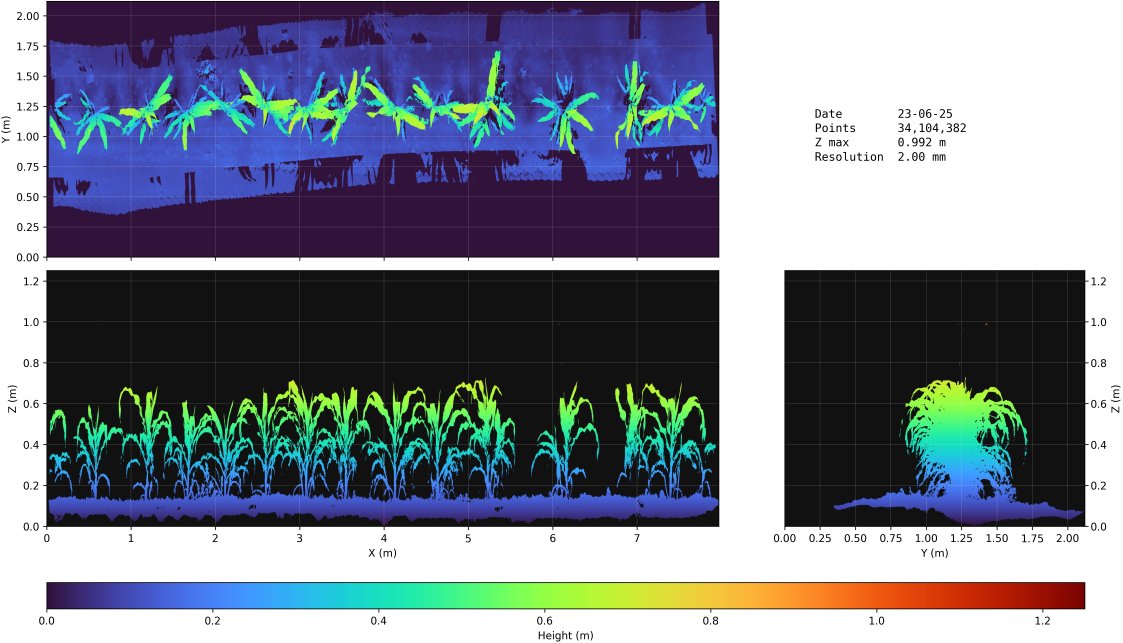
#> input picture data/FieldPheno4D/P147/dem/png/combined/230625_combined.png, 4492 x 2571 px (shown at 1/4 size); its folder holds 4 pictures in this run
$ python make_gif.py
#> lines starting #> are read from the running program, lines starting #| are printed output that depends on the picture
import glob
from PIL import Image
import os

img_dir = 'data/FieldPheno4D/P147/dem/png/combined/'
images = []
if os.path.exists(img_dir):
    files = sorted(glob.glob(os.path.join(img_dir, '*.png')))
    for f in files:
        img = Image.open(f)
#> img is the input picture: PIL image 4492x2571 RGBA; mean R, G, B, A 123.5, 129.6, 142.4, 255
        # resize for reasonable GIF size
        img.thumbnail((800, 800), Image.Resampling.LANCZOS)
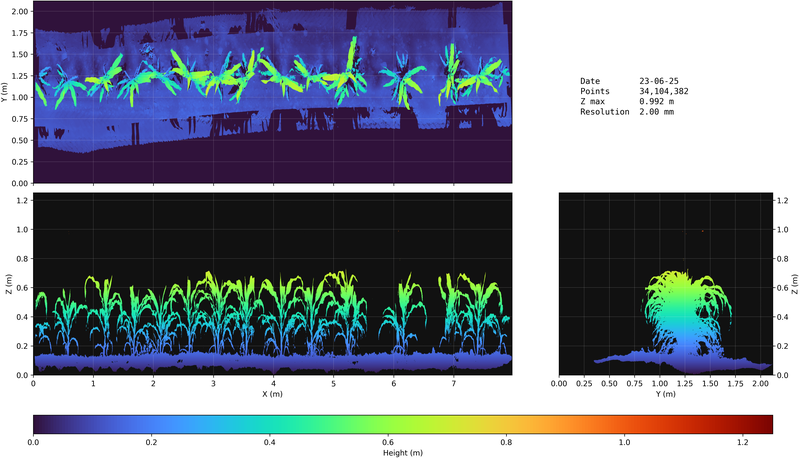
#> img: PIL image 800x458 RGBA; mean R, G, B, A 123.2, 129.3, 142.1, 255
        images.append(img)
#> pass 2 of the loop `for f in files:`:
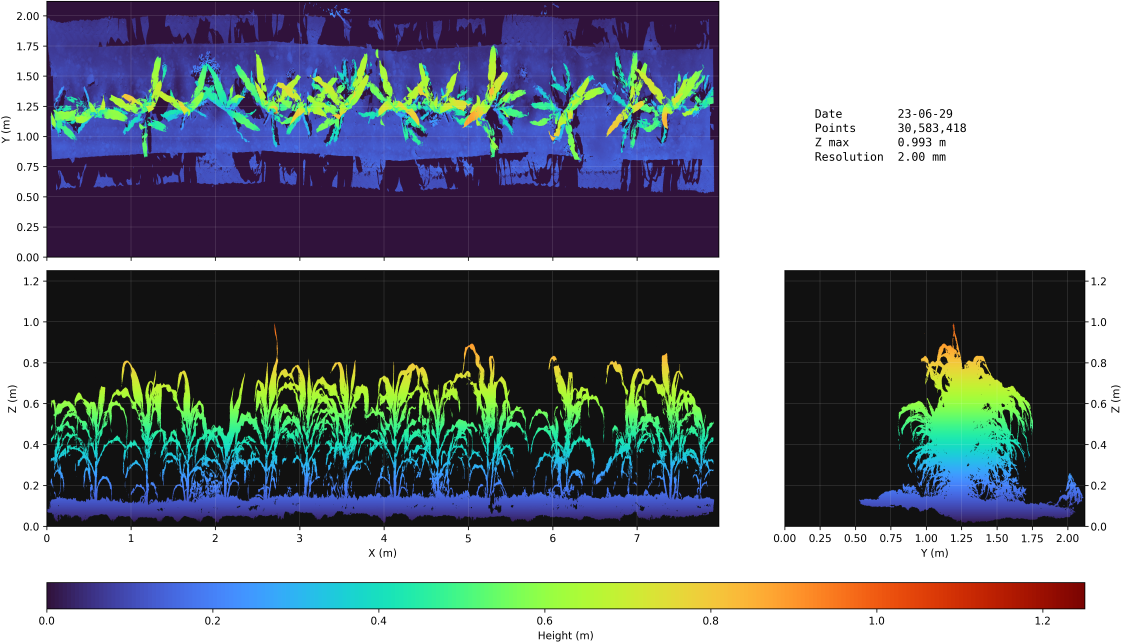
#> input picture data/FieldPheno4D/P147/dem/png/combined/230629_combined.png, 4492 x 2571 px (shown at 1/4 size)
#> img is the input picture: PIL image 4492x2571 RGBA; mean R, G, B, A 126, 132.4, 140.6, 255
#> `img.thumbnail((800, 800), Image.Resampling.LANCZOS)`:
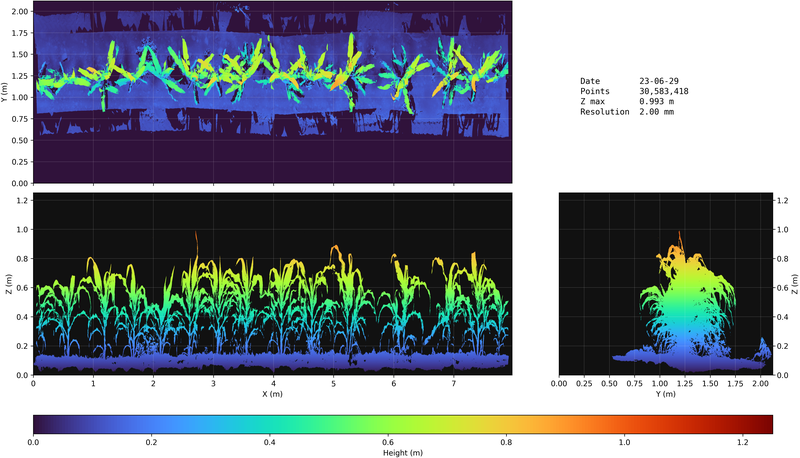
#> img: PIL image 800x458 RGBA; mean R, G, B, A 125.7, 132.1, 140.3, 255
#> pass 3 of the loop `for f in files:`:
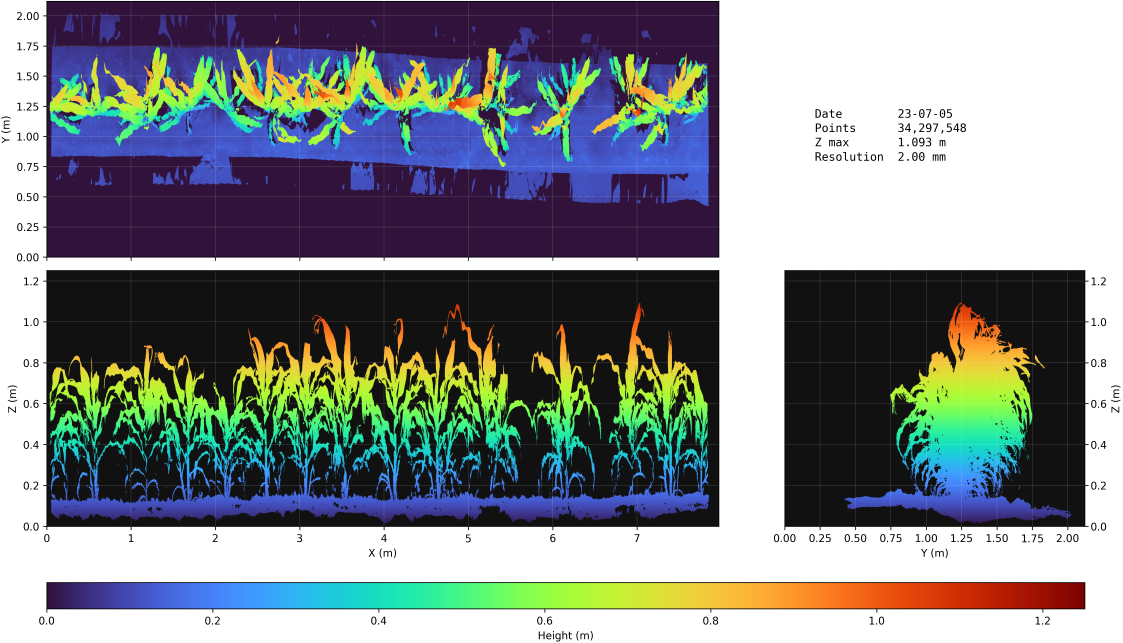
#> input picture data/FieldPheno4D/P147/dem/png/combined/230705_combined.png, 4492 x 2571 px (shown at 1/4 size)
#> img is the input picture: PIL image 4492x2571 RGBA; mean R, G, B, A 131.3, 137, 138.9, 255
#> `img.thumbnail((800, 800), Image.Resampling.LANCZOS)`:
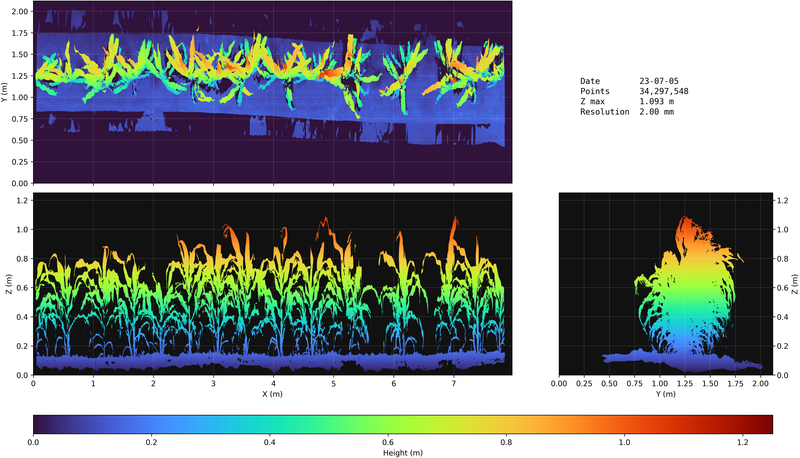
#> img: PIL image 800x458 RGBA; mean R, G, B, A 130.9, 136.6, 138.6, 255
#> the loop made 4 passes; the first 3 are shown

    if images:
        images[0].save('demo_slider.gif', save_all=True, append_images=images[1:], duration=800, loop=0)
        print("created demo_slider.gif")
    else:
        print("no images in directory")
else:
    print("img_dir not found")
